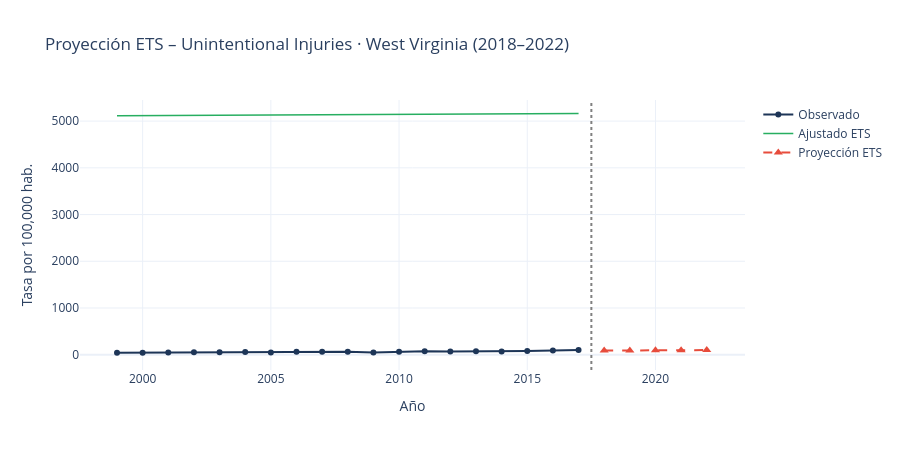

Source (notebook cell):
### Markdown cell above
## 12.2. Proyección ETS (2018–2022)

### Code cell
anios_fut = list(range(2018, 2023))
fc_ets = modelo_ets.forecast(5)
pred_ets = modelo_ets.predict(start=serie.index[0], end=serie.index[-1])

fig = go.Figure()
fig.add_trace(go.Scatter(x=list(serie.index), y=serie.values, mode='lines+markers',
                          name='Observado', line=dict(color='#1D3557', width=2)))
fig.add_trace(go.Scatter(x=list(serie.index), y=pred_ets.values, mode='lines',
                          name='Ajustado ETS', line=dict(color='#27ae60', width=1.5)))
fig.add_trace(go.Scatter(x=anios_fut, y=fc_ets.values, mode='lines+markers',
                          name='Proyección ETS', line=dict(color='#e74c3c', width=2, dash='dash'),
                          marker=dict(size=8, symbol='triangle-up')))
fig.add_vline(x=2017.5, line_dash='dot', line_color='gray')
fig.update_layout(title='Proyección ETS – Unintentional Injuries · West Virginia (2018–2022)',
                   xaxis_title='Año', yaxis_title='Tasa por 100,000 hab.',
                   height=450, template='plotly_white')
fig.show()

### Figure 1 — Plotly figure (JSON) as saved in the notebook; plotly's stock layout.template omitted (floating-point values rounded to 4 significant figures)
{"data": [{"line": {"color": "#1D3557", "width": 2}, "mode": "lines+markers", "name": "Observado", "type": "scatter", "x": [1999, 2000, 2001, 2002, 2003, 2004, 2005, 2006, 2007, 2008, 2009, 2010, 2011, 2012, 2013, 2014, 2015, 2016, 2017], "y": [42.0, 43.2, 44.7, 50.9, 53.7, 59.0, 49.6, 62.4, 65.8, 65.5, 48.2, 63.7, 74.8, 70.8, 71.7, 71.0, 77.9, 89.7, 100.3]}, {"line": {"color": "#27ae60", "width": 1.5}, "mode": "lines", "name": "Ajustado ETS", "type": "scatter", "x": [1999, 2000, 2001, 2002, 2003, 2004, 2005, 2006, 2007, 2008, 2009, 2010, 2011, 2012, 2013, 2014, 2015, 2016, 2017], "y": [5117.0, 5120.0, 5122.0, 5125.0, 5127.0, 5130.0, 5132.0, 5135.0, 5137.0, 5140.0, 5142.0, 5145.0, 5147.0, 5150.0, 5153.0, 5155.0, 5158.0, 5160.0, 5163.0]}, {"line": {"color": "#e74c3c", "dash": "dash", "width": 2}, "marker": {"size": 8, "symbol": "triangle-up"}, "mode": "lines+markers", "name": "Proyección ETS", "type": "scatter", "x": [2018, 2019, 2020, 2021, 2022], "y": [88.81, 91.35, 93.89, 96.43, 98.97]}], "layout": {"height": 450, "shapes": [{"line": {"color": "gray", "dash": "dot"}, "type": "line", "x0": 2018.0, "x1": 2018.0, "xref": "x", "y0": 0, "y1": 1, "yref": "y domain"}], "title": {"text": "Proyección ETS – Unintentional Injuries · West Virginia (2018–2022)"}, "xaxis": {"title": {"text": "Año"}}, "yaxis": {"title": {"text": "Tasa por 100,000 hab."}}}}
